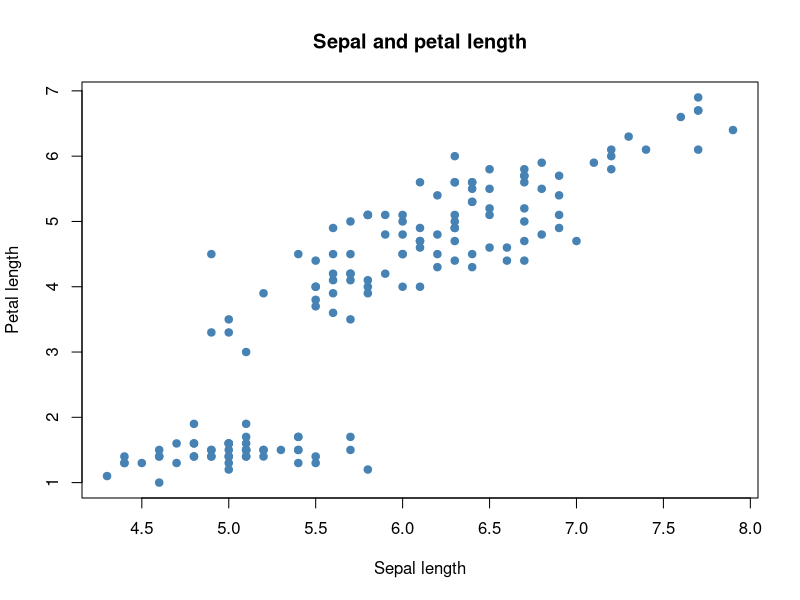
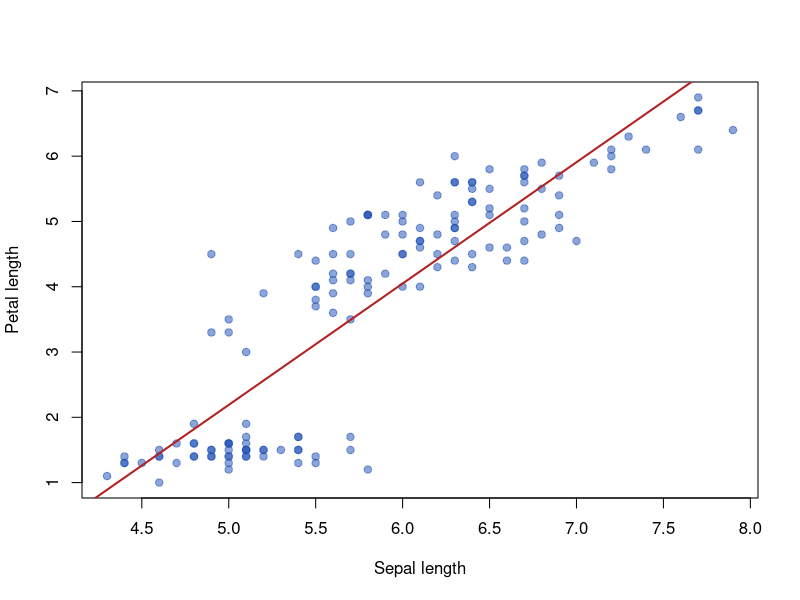
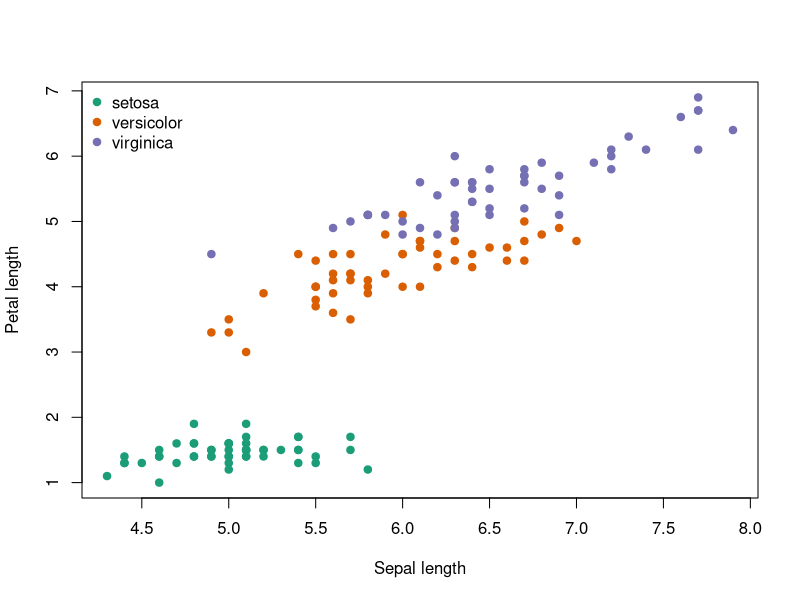

Here is the R script that generated these plots, in order:
## ---- chunk 1
plot(
  iris$Sepal.Length,
  iris$Petal.Length,
  pch = 19,
  col = "steelblue",
  xlab = "Sepal length",
  ylab = "Petal length",
  main = "Sepal and petal length"
)
## ---- chunk 2
cor(
  iris$Sepal.Length,
  iris$Petal.Length,
  method = "pearson"
)
## ---- chunk 3
pearson_result <- cor.test(
  iris$Sepal.Length,
  iris$Petal.Length,
  method = "pearson"
)

pearson_result
## ---- chunk 4
plot(
  iris$Sepal.Length,
  iris$Petal.Length,
  pch = 19,
  col = rgb(0.1, 0.3, 0.7, 0.5),
  xlab = "Sepal length",
  ylab = "Petal length"
)
abline(lm(Petal.Length ~ Sepal.Length, data = iris), col = "firebrick", lwd = 2)
## ---- chunk 5
cols <- c("setosa" = "#1b9e77", "versicolor" = "#d95f02", "virginica" = "#7570b3")
plot(
  iris$Sepal.Length,
  iris$Petal.Length,
  pch = 19,
  col = cols[iris$Species],
  xlab = "Sepal length",
  ylab = "Petal length"
)
legend("topleft", legend = names(cols), col = cols, pch = 19, bty = "n")
## ---- chunk 6
spearman_result <- cor.test(
  iris$Sepal.Length,
  iris$Petal.Length,
  method = "spearman",
  exact = FALSE
)

spearman_result
## ---- chunk 7
kendall_result <- cor.test(
  iris$Sepal.Length,
  iris$Petal.Length,
  method = "kendall",
  exact = FALSE
)

kendall_result
